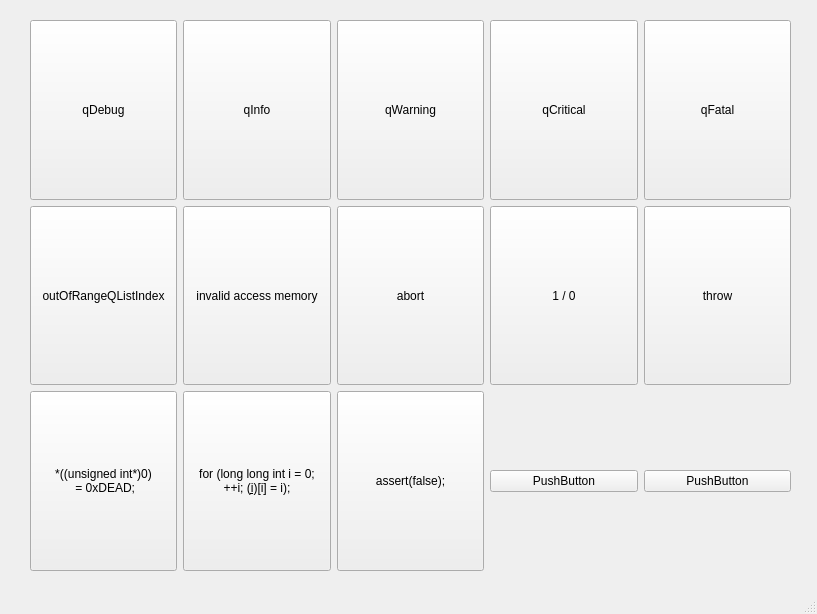
<?xml version="1.0" encoding="UTF-8"?>
<ui version="4.0">
 <class>MainWindow</class>
 <widget class="QMainWindow" name="MainWindow">
  <property name="geometry">
   <rect>
    <x>0</x>
    <y>0</y>
    <width>817</width>
    <height>614</height>
   </rect>
  </property>
  <property name="windowTitle">
   <string>MainWindow</string>
  </property>
  <widget class="QWidget" name="centralwidget">
   <widget class="QWidget" name="gridLayoutWidget">
    <property name="geometry">
     <rect>
      <x>30</x>
      <y>20</y>
      <width>761</width>
      <height>551</height>
     </rect>
    </property>
    <layout class="QGridLayout" name="gridLayout">
     <item row="0" column="1">
      <widget class="QPushButton" name="qDebugButton">
       <property name="sizePolicy">
        <sizepolicy hsizetype="Minimum" vsizetype="Expanding">
         <horstretch>0</horstretch>
         <verstretch>0</verstretch>
        </sizepolicy>
       </property>
       <property name="minimumSize">
        <size>
         <width>147</width>
         <height>100</height>
        </size>
       </property>
       <property name="text">
        <string>qDebug</string>
       </property>
      </widget>
     </item>
     <item row="0" column="2">
      <widget class="QPushButton" name="qInfoButton">
       <property name="sizePolicy">
        <sizepolicy hsizetype="Minimum" vsizetype="Expanding">
         <horstretch>0</horstretch>
         <verstretch>0</verstretch>
        </sizepolicy>
       </property>
       <property name="minimumSize">
        <size>
         <width>0</width>
         <height>100</height>
        </size>
       </property>
       <property name="text">
        <string>qInfo</string>
       </property>
      </widget>
     </item>
     <item row="1" column="2">
      <widget class="QPushButton" name="invalidAccessMemory">
       <property name="sizePolicy">
        <sizepolicy hsizetype="Minimum" vsizetype="Expanding">
         <horstretch>0</horstretch>
         <verstretch>0</verstretch>
        </sizepolicy>
       </property>
       <property name="text">
        <string>invalid access memory</string>
       </property>
      </widget>
     </item>
     <item row="1" column="5">
      <widget class="QPushButton" name="throwError">
       <property name="sizePolicy">
        <sizepolicy hsizetype="Minimum" vsizetype="Expanding">
         <horstretch>0</horstretch>
         <verstretch>0</verstretch>
        </sizepolicy>
       </property>
       <property name="text">
        <string>throw</string>
       </property>
      </widget>
     </item>
     <item row="0" column="5">
      <widget class="QPushButton" name="qFatalButton">
       <property name="sizePolicy">
        <sizepolicy hsizetype="Minimum" vsizetype="Expanding">
         <horstretch>0</horstretch>
         <verstretch>0</verstretch>
        </sizepolicy>
       </property>
       <property name="minimumSize">
        <size>
         <width>0</width>
         <height>100</height>
        </size>
       </property>
       <property name="text">
        <string>qFatal</string>
       </property>
      </widget>
     </item>
     <item row="1" column="3">
      <widget class="QPushButton" name="abortError">
       <property name="sizePolicy">
        <sizepolicy hsizetype="Minimum" vsizetype="Expanding">
         <horstretch>0</horstretch>
         <verstretch>0</verstretch>
        </sizepolicy>
       </property>
       <property name="text">
        <string>abort</string>
       </property>
      </widget>
     </item>
     <item row="1" column="1">
      <widget class="QPushButton" name="outOfRangeQListIndex">
       <property name="sizePolicy">
        <sizepolicy hsizetype="Minimum" vsizetype="Expanding">
         <horstretch>0</horstretch>
         <verstretch>0</verstretch>
        </sizepolicy>
       </property>
       <property name="minimumSize">
        <size>
         <width>0</width>
         <height>100</height>
        </size>
       </property>
       <property name="text">
        <string>outOfRangeQListIndex</string>
       </property>
      </widget>
     </item>
     <item row="0" column="4">
      <widget class="QPushButton" name="qCriticalButton">
       <property name="sizePolicy">
        <sizepolicy hsizetype="Minimum" vsizetype="Expanding">
         <horstretch>0</horstretch>
         <verstretch>0</verstretch>
        </sizepolicy>
       </property>
       <property name="minimumSize">
        <size>
         <width>0</width>
         <height>100</height>
        </size>
       </property>
       <property name="text">
        <string>qCritical</string>
       </property>
      </widget>
     </item>
     <item row="0" column="3">
      <widget class="QPushButton" name="qWarningButton">
       <property name="sizePolicy">
        <sizepolicy hsizetype="Minimum" vsizetype="Expanding">
         <horstretch>0</horstretch>
         <verstretch>0</verstretch>
        </sizepolicy>
       </property>
       <property name="minimumSize">
        <size>
         <width>0</width>
         <height>100</height>
        </size>
       </property>
       <property name="text">
        <string>qWarning</string>
       </property>
      </widget>
     </item>
     <item row="1" column="4">
      <widget class="QPushButton" name="divideBy0">
       <property name="sizePolicy">
        <sizepolicy hsizetype="Minimum" vsizetype="Expanding">
         <horstretch>0</horstretch>
         <verstretch>0</verstretch>
        </sizepolicy>
       </property>
       <property name="text">
        <string>1 / 0</string>
       </property>
      </widget>
     </item>
     <item row="2" column="1">
      <widget class="QPushButton" name="unsignedInt">
       <property name="sizePolicy">
        <sizepolicy hsizetype="Minimum" vsizetype="Expanding">
         <horstretch>0</horstretch>
         <verstretch>0</verstretch>
        </sizepolicy>
       </property>
       <property name="text">
        <string>*((unsigned int*)0)
 = 0xDEAD;</string>
       </property>
      </widget>
     </item>
     <item row="2" column="2">
      <widget class="QPushButton" name="longLongInt">
       <property name="sizePolicy">
        <sizepolicy hsizetype="Minimum" vsizetype="Expanding">
         <horstretch>0</horstretch>
         <verstretch>0</verstretch>
        </sizepolicy>
       </property>
       <property name="text">
        <string>for (long long int i = 0; 
++i; (&amp;i)[i] = i);</string>
       </property>
      </widget>
     </item>
     <item row="2" column="3">
      <widget class="QPushButton" name="assertFalse">
       <property name="sizePolicy">
        <sizepolicy hsizetype="Minimum" vsizetype="Expanding">
         <horstretch>0</horstretch>
         <verstretch>0</verstretch>
        </sizepolicy>
       </property>
       <property name="text">
        <string>assert(false);</string>
       </property>
      </widget>
     </item>
     <item row="2" column="4">
      <widget class="QPushButton" name="pushButton_7">
       <property name="text">
        <string>PushButton</string>
       </property>
      </widget>
     </item>
     <item row="2" column="5">
      <widget class="QPushButton" name="pushButton_8">
       <property name="text">
        <string>PushButton</string>
       </property>
      </widget>
     </item>
    </layout>
   </widget>
  </widget>
  <widget class="QMenuBar" name="menubar">
   <property name="geometry">
    <rect>
     <x>0</x>
     <y>0</y>
     <width>817</width>
     <height>20</height>
    </rect>
   </property>
  </widget>
  <widget class="QStatusBar" name="statusbar"/>
 </widget>
 <resources/>
 <connections/>
</ui>
